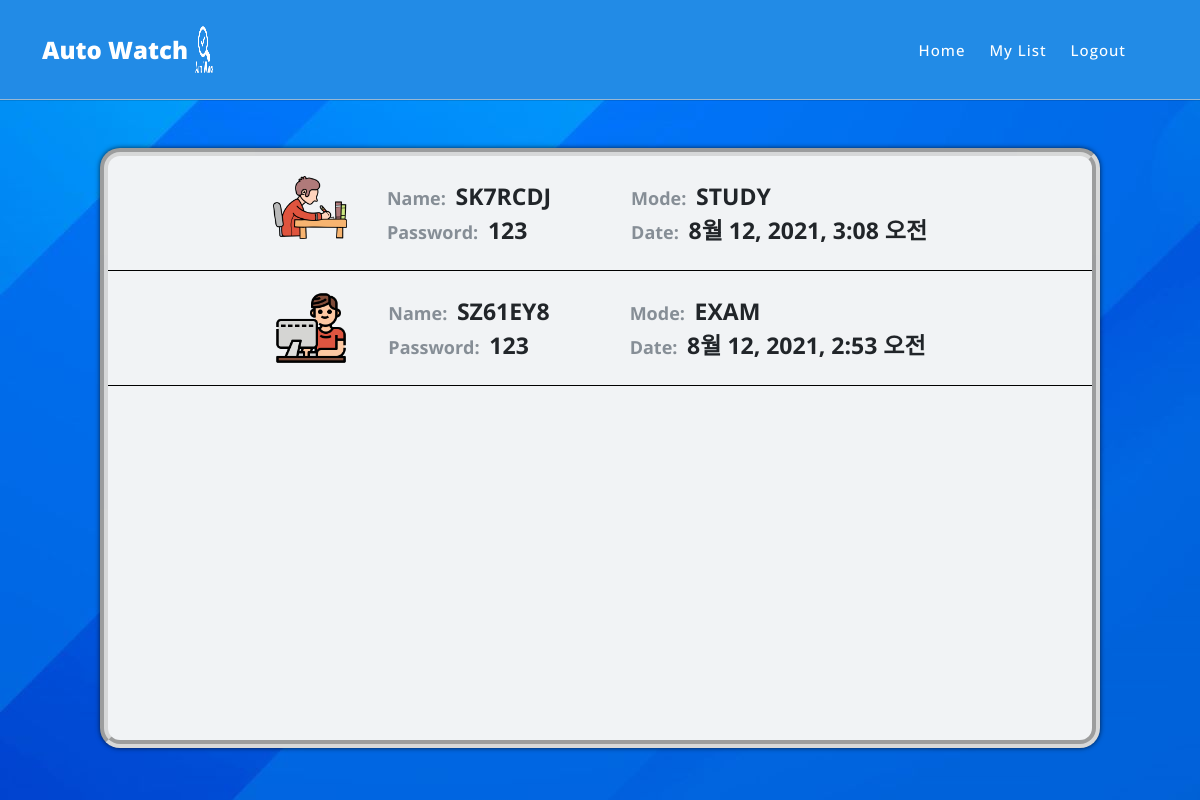
The app's page /main/list/room (signed in), older data.
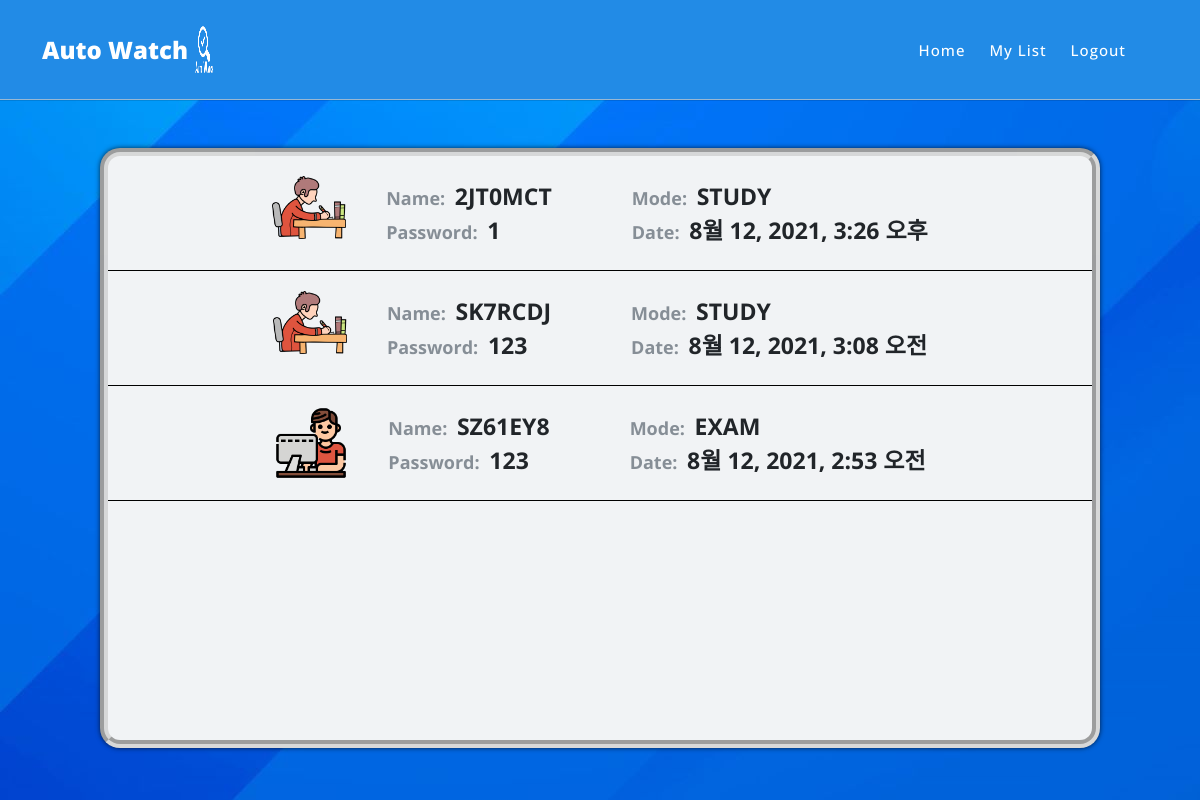
The same page, newer data.
### main/models.py (models this page shows, shortened)
class Room(models.Model):
    room_name = models.CharField(max_length=128, verbose_name="방 이름")
    room_password = models.CharField(max_length=64, verbose_name="방 비밀번호")
    file = models.FileField(upload_to="room", verbose_name="파일", default="NULL")
    mode = models.CharField(max_length=64, verbose_name="모드", default="NULL")
    maker = models.EmailField(max_length=64, verbose_name="생성자", default="NULL")
    make_date = models.DateTimeField(auto_now_add=True, verbose_name='생성 날짜')
    member_list = models.CharField(max_length=64, verbose_name='회원명단리스트',default=None)
    class Meta:
        db_table = 'room'
        verbose_name = 'Room 명단'
        verbose_name_plural = 'Room 명단'

### main/views.py (the view)
# urls.py: path('list/room', RoomList.as_view()),
class RoomList(ListView):
    model = Room
    template_name = 'roomlist.html'
    def get_queryset(self):    # roomlist를 보여줄 queryset 특정
        QuerySet = Room.objects.filter(maker = self.request.session.get('user_email')).order_by('-make_date')
        return QuerySet

### main/templates/roomlist.html (shortened to what this page needs)
<!DOCTYPE html>
<html lang="ko" id="html">
<head>
    <link href="/static/vendor/bootstrap/css/bootstrap.min.css" rel="stylesheet">
    <link rel="stylesheet" href="/static/assets/css/fontawesome.css">
    <link rel="stylesheet" href="/static/assets/css/templatemo-seo-dream.css?after">
    <link rel="stylesheet" href="/static/assets/css/main.css">
    <link rel="stylesheet" href="/static/assets/css/makeroom.css">
    <link rel="stylesheet" href="/static/assets/css/enterroom.css?after">
    <link rel="stylesheet" href="/static/assets/css/list.css?after">
    <link rel="stylesheet" href="/static/assets/css/animated.css">
    <link rel="stylesheet" href="https://cdnjs.cloudflare.com/ajax/libs/animate.css/4.1.1/animate.min.css"/>
    <link rel="stylesheet" href="/static/assets/css/owl.css">
</head>
<body>
    <div class="animate__animated animate__fadeInDown animate__delay-0.8s">
      <header class="header-area">
        <div class="container">
          <div class="row">
            <div class="col-12">
                <nav class="main-nav">
                  <a href="/main" class="logo">
                    <h4>Auto Watch <img src="/static/assets/images/자동감시로고_-removebg-preview.png" alt="" class="auto_logo"></h4>
                  </a>
                  <ul class="nav">
                    <li class="scroll-to-section"><a href="/main">Home</a></li>
                    <li class="scroll-to-section"><a href="/main/list">My List</a></li>
                    <li class="scroll-to-section"><a href="/logout">Logout {{username}}</a></li>
                    <li class="scroll-to-section"></li>
                  </ul>
                </nav>
            </div>
          </div>
        </div>
      </header>
    </div>
    <div class="main">
      <div class="inner">
        <div class="list-wapper">
          {% if object_list %}
              {% for Room in object_list %}
                  {% if Room.mode == 'STUDY' %}
                      <div class="room-list">
                          <img src="/static/assets/images/studying.png" alt="">
                          <div class="over"><span class="list-sub-text">Name: </span><span class="list-main-text">{{Room.room_name}}</span><br><span class="list-sub-text">Password: </span><span class="list-main-text">{{Room.room_password}}</span></div>
                          <div class="under"><span class="list-sub-text">Mode: </span><span class="list-main-text">{{Room.mode}}</span><br><span class="list-sub-text">Date: </span><span class="list-main-text">{{Room.make_date}}</span></div>
                      </div>
                  {% elif Room.mode == 'EXAM' %}
                      <div class="room-list">
                          <img src="/static/assets/images/exam.png" alt="">
                          <div class="over"><span class="list-sub-text">Name: </span><span class="list-main-text">{{Room.room_name}}</span><br><span class="list-sub-text">Password: </span><span class="list-main-text">{{Room.room_password}}</span></div>
                          <div class="under"><span class="list-sub-text">Mode: </span><span class="list-main-text">{{Room.mode}}</span><br><span class="list-sub-text">Date: </span><span class="list-main-text">{{Room.make_date}}</span></div>
                      </div>
                  {%endif%}
              {% endfor%}
          {% else %}
              <div id="noroom" class="animate__animated animate__rubberBand animate__delay-0.8s">
                  <span>생성한 방이 없습니다!</span>
                  <img src="/static/assets/images/embarrassed.png" alt="">
              </div>
          {%endif%}
        </div>
      </div>
    </div>
</body>
</html>

Row changes from the older to the newer data that the page shows:
added Room: room_name "2JT0MCT", room_password "1", mode "STUDY", make_date "8월 12, 2021, 3:26 오후"
